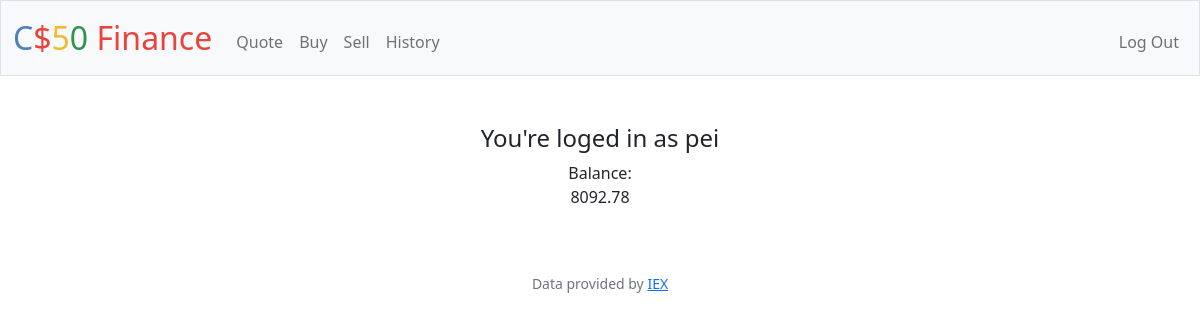
Before: / (signed in) with the older database file.
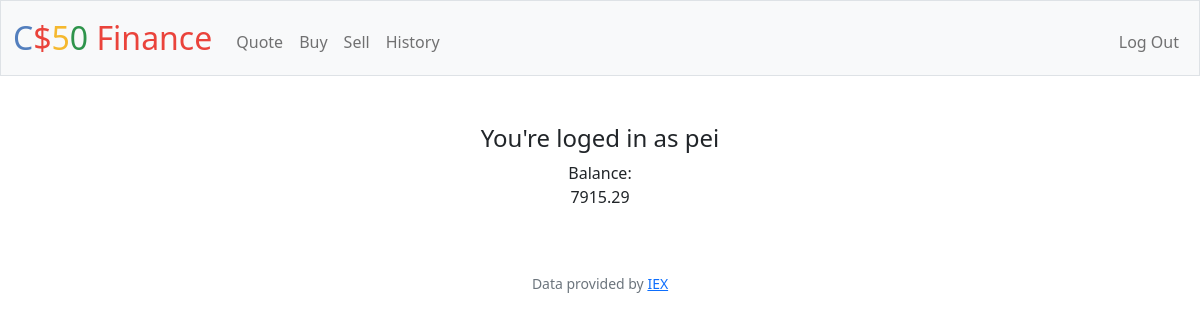
After: the same page with the newer database file.
### tables this page shows
CREATE TABLE users (id INTEGER PRIMARY KEY AUTOINCREMENT NOT NULL, username TEXT NOT NULL, hash TEXT NOT NULL, cash NUMERIC NOT NULL DEFAULT 10000.00);

### app.py (the view)
@app.route("/")
@login_required
def index():
    uid = session['user_id']
    rows = db.execute("SELECT * FROM users WHERE id = ?", uid)
    userinfo = rows[0]
    return render_template("index.html", userinfo=userinfo)

### app.py (called while the page is built)
@app.after_request
def after_request(response):
    response.headers["Cache-Control"] = "no-cache, no-store, must-revalidate"
    response.headers["Expires"] = 0
    response.headers["Pragma"] = "no-cache"
    return response

### helpers.py (called while the page is built)
def login_required(f):
    @wraps(f)
    def decorated_function(*args, **kwargs):
        if session.get("user_id") is None:
            return redirect("/login")
        return f(*args, **kwargs)
    return decorated_function

### templates/index.html (shortened to what this page needs)
{% extends "layout.html" %}
{% block main %}
    <h4>You're loged in as {{ userinfo.username }}</h4>
    <div>
        Balance:
        <p>{{ userinfo.cash }}</p>
    </div>
{% endblock %}

### templates/layout.html (shortened to what this page needs)
<!DOCTYPE html>
<html lang="en">
    <head>
        <link href="https://cdn.jsdelivr.net/npm/bootstrap@5.1.3/dist/css/bootstrap.min.css" rel="stylesheet">
        <link href="/static/styles.css" rel="stylesheet">
    </head>
    <body>
        <nav class="bg-light border navbar navbar-expand-md navbar-light">
            <div class="container-fluid">
                <a class="navbar-brand" href="/"><span class="blue">C</span><span class="red">$</span><span class="yellow">5</span><span class="green">0</span> <span class="red">Finance</span></a>
                <div class="collapse navbar-collapse" id="navbar">
                    {% if session["user_id"] %}
                        <ul class="navbar-nav me-auto mt-2">
                            <li class="nav-item"><a class="nav-link" href="/quote">Quote</a></li>
                            <li class="nav-item"><a class="nav-link" href="/buy">Buy</a></li>
                            <li class="nav-item"><a class="nav-link" href="/sell">Sell</a></li>
                            <li class="nav-item"><a class="nav-link" href="/history">History</a></li>
                        </ul>
                        <ul class="navbar-nav ms-auto mt-2">
                            <li class="nav-item"><a class="nav-link" href="/logout">Log Out</a></li>
                        </ul>
                    {% else %}
                        <ul class="navbar-nav ms-auto mt-2">
                            <li class="nav-item"><a class="nav-link" href="/register">Register</a></li>
                            <li class="nav-item"><a class="nav-link" href="/login">Log In</a></li>
                        </ul>
                    {% endif %}
                </div>
            </div>
        </nav>
        <main class="container-fluid py-5 text-center">
            {% block main %}{% endblock %}
        </main>
        <footer class="mb-5 small text-center text-muted">
            Data provided by <a href="https://iexcloud.io/">IEX</a>
        </footer>
    </body>
</html>

### static/styles.css (style rules this page uses)
nav .navbar-brand { font-size: xx-large; }
nav .navbar-brand .blue { color: #537fbe; }
nav .navbar-brand .red { color: #ea433b; }
nav .navbar-brand .yellow { color: #f5b82e; }
nav .navbar-brand .green { color: #2e944b; }

Changed rows visible on the page:
changed users "pei": cash "8092.78" → "7915.29"
